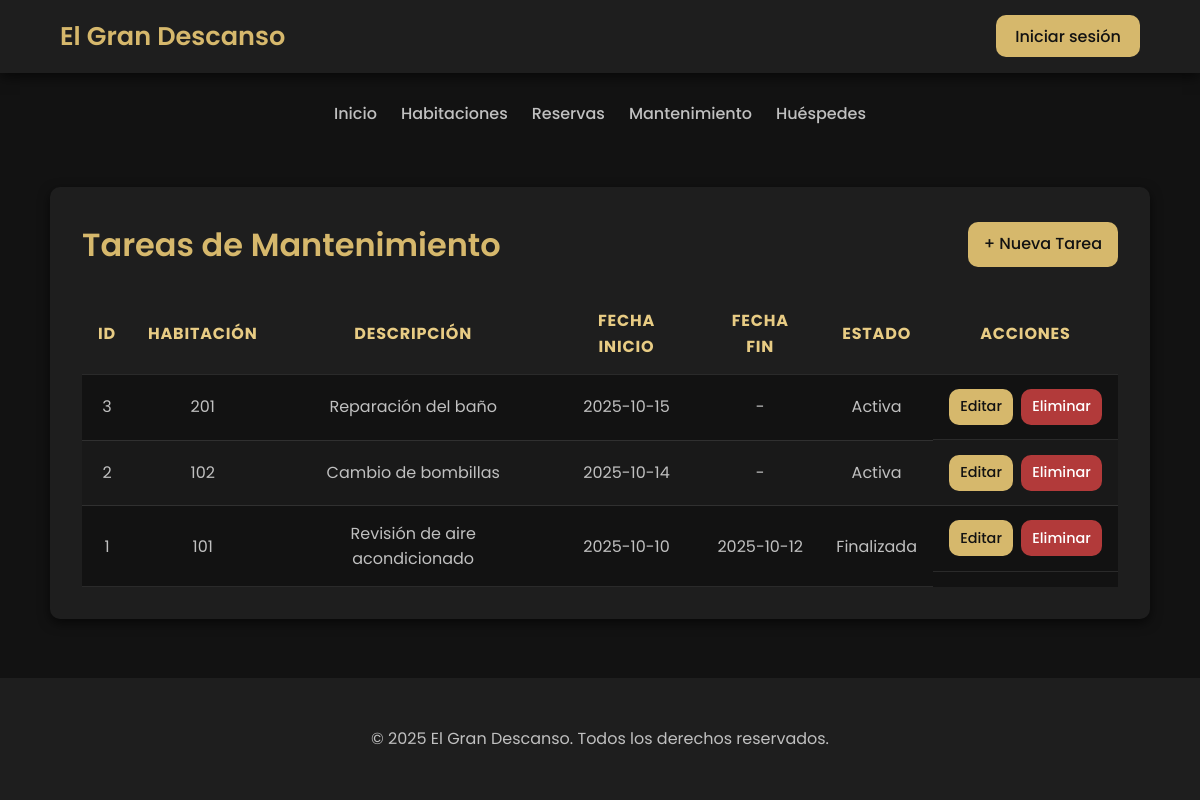
/modules/tareas_mantenimiento/listar.php, run on the app's committed database.
### tables this page shows
CREATE TABLE tareas_mantenimiento (
    id_tarea INT AUTO_INCREMENT PRIMARY KEY,
    id_habitacion INT NOT NULL,
    descripcion VARCHAR(255) NOT NULL,
    fecha_inicio DATE NOT NULL,
    fecha_fin DATE,
    estado ENUM('Activa', 'Finalizada') DEFAULT 'Activa',
    FOREIGN KEY (id_habitacion) REFERENCES habitaciones(id_habitacion)
        ON UPDATE CASCADE
        ON DELETE CASCADE
);

CREATE TABLE habitaciones (
    id_habitacion INT AUTO_INCREMENT PRIMARY KEY,
    numero VARCHAR(10) NOT NULL UNIQUE,
    tipo ENUM('Sencilla', 'Doble', 'Suite') NOT NULL,
    precio_base DECIMAL(10,2) NOT NULL,
    id_estado_limpieza INT,
    FOREIGN KEY (id_estado_limpieza) REFERENCES estados_limpieza(id_estado)
        ON UPDATE CASCADE
        ON DELETE SET NULL
);

### modules/tareas_mantenimiento/listar.php (the view)
<?php
require_once '../../config/db.php';
include '../../includes/header.php';
include '../../includes/navbar.php';
$stmt = $conn->query("
    SELECT tm.id_tarea, h.numero AS habitacion, tm.descripcion, tm.fecha_inicio, tm.fecha_fin, tm.estado
    FROM tareas_mantenimiento tm
    INNER JOIN habitaciones h ON tm.id_habitacion = h.id_habitacion
    ORDER BY tm.fecha_inicio DESC
");
$tareas = $stmt->fetchAll(PDO::FETCH_ASSOC);
?>
<div class="habitaciones-container">
    <div class="habitaciones-header">
        <h1>Tareas de Mantenimiento</h1>
        <a href="agregar.php" class="btn">+ Nueva Tarea</a>
    </div>
    <table class="habitaciones-tabla">
        <thead>
            <tr>
                <th>ID</th>
                <th>Habitación</th>
                <th>Descripción</th>
                <th>Fecha Inicio</th>
                <th>Fecha Fin</th>
                <th>Estado</th>
                <th>Acciones</th>
            </tr>
        </thead>
        <tbody>
            <?php if (!empty($tareas)): ?>
                <?php foreach ($tareas as $tarea): ?>
                    <tr>
                        <td><?= htmlspecialchars($tarea['id_tarea']) ?></td>
                        <td><?= htmlspecialchars($tarea['habitacion']) ?></td>
                        <td><?= htmlspecialchars($tarea['descripcion']) ?></td>
                        <td><?= htmlspecialchars($tarea['fecha_inicio']) ?></td>
                        <td><?= htmlspecialchars($tarea['fecha_fin'] ?? '-') ?></td>
                        <td><?= htmlspecialchars($tarea['estado']) ?></td>
                        <td class="habitaciones-acciones">
                            <a href="editar.php?id=<?= $tarea['id_tarea'] ?>" class="editar btn">Editar</a>
                            <a href="eliminar.php?id=<?= $tarea['id_tarea'] ?>" class="eliminar btn" onclick="return confirm('¿Seguro que deseas eliminar esta tarea?');">Eliminar</a>
                        </td>
                    </tr>
                <?php endforeach; ?>
            <?php else: ?>
                <tr>
                    <td colspan="7" style="text-align:center;">No hay tareas registradas.</td>
                </tr>
            <?php endif; ?>
        </tbody>
    </table>
</div>
<?php include '../../includes/footer.php'; ?>

### assets/css/style.css (style rules this page uses)
:root { --color-fondo: #121212; --color-fondo-sec: #1E1E1E; --color-texto: #F0F0F0; --color-texto-sec: #C0C0C0; --color-acento: #D6B86C; --color-acento-claro: #E8CC84; --sombra-suave: 0 4px 12px rgba(0, 0, 0, 0.6); --borde-radio: 10px; --transicion: all 0.3s ease; --fuente-principal: 'Poppins', Arial, sans-serif; --overlay-hero: rgba(0, 0, 0, 0.5); }
* { box-sizing: border-box; margin: 0; padding: 0; }
html, body { height: 100%; }
body { font-family: var(--fuente-principal); background: var(--color-fondo); color: var(--color-texto); line-height: 1.6; display: flex; flex-direction: column; min-height: 100vh; }
.btn { background: var(--color-acento); color: var(--color-fondo); padding: 0.6rem 1.2rem; border-radius: var(--borde-radio); text-decoration: none; font-weight: 500; transition: var(--transicion); }
.habitaciones-container { width: 100%; max-width: 1100px; margin: 2rem auto; background: var(--color-fondo-sec); padding: 2rem; border-radius: var(--borde-radio); box-shadow: var(--sombra-suave); display: flex; flex-direction: column; }
.habitaciones-header { display: flex; justify-content: space-between; align-items: center; margin-bottom: 1.5rem; flex-wrap: wrap; gap: 1rem; }
.habitaciones-header h1 { color: var(--color-acento); font-size: 2rem; font-weight: 600; }
.habitaciones-header .btn { background: var(--color-acento); color: var(--color-fondo); padding: 0.6rem 1rem; border-radius: var(--borde-radio); text-decoration: none; transition: var(--transicion); font-weight: 500; }
.habitaciones-tabla { width: 100%; border-collapse: collapse; background: var(--color-fondo); }
.habitaciones-tabla th, .habitaciones-tabla td { padding: 0.9rem 1rem; text-align: center; border-bottom: 1px solid rgba(255,255,255,0.1); vertical-align: middle; word-wrap: break-word; }
.habitaciones-tabla th { background: var(--color-fondo-sec); color: var(--color-acento-claro); text-transform: uppercase; letter-spacing: 0.05rem; }
.habitaciones-tabla td { color: var(--color-texto-sec); }
.habitaciones-tabla tr:nth-child(even) { background: rgba(255,255,255,0.03); }
.habitaciones-acciones { display: flex; gap: 0.5rem; justify-content: center; flex-wrap: nowrap; overflow-x: auto; }
.habitaciones-acciones a { padding: 0.4rem 0.7rem; border-radius: var(--borde-radio); text-decoration: none; font-weight: 500; transition: var(--transicion); font-size: 0.9rem; white-space: nowrap; }
.habitaciones-acciones .editar { background: var(--color-acento); color: var(--color-fondo); }
.habitaciones-acciones .eliminar { background: #b23a3a; color: #fff; }

### data on the page
tareas_mantenimiento: id_tarea "3", id_habitacion.numero "201", descripcion "Reparación del baño", fecha_inicio "2025-10-15", fecha_fin "-", estado "Activa"
tareas_mantenimiento: id_tarea "2", id_habitacion.numero "102", descripcion "Cambio de bombillas", fecha_inicio "2025-10-14", fecha_fin "-", estado "Activa"
tareas_mantenimiento: id_tarea "1", id_habitacion.numero "101", descripcion "Revisión de aire acondicionado", fecha_inicio "2025-10-10", fecha_fin "2025-10-12", estado "Finalizada"
